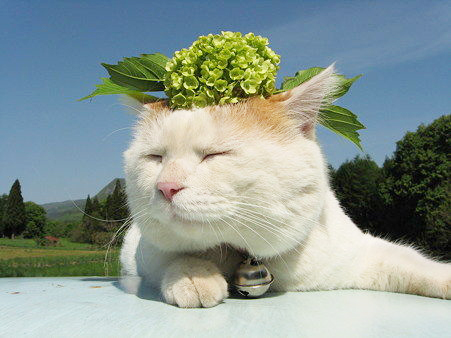
#> input picture KeyPointDetection/datas/cat01.jpg, 451 x 338 px, found by its file name
$ python SIFT_demo.py
#> lines starting #> are read from the running program, lines starting #| are printed output that depends on the picture
import cv2
import matplotlib.pyplot as plt

def show_image(img, title="Image", cmap_type='gray'):
    plt.imshow(img, cmap=cmap_type)
    plt.title(title)
    plt.axis("off")
    plt.show()

# 读取图像
image_path = r"D:\MyProjects\PointCloudRegistration\KeyPointDetection\datas\cat01.jpg"  # 替换为你的图像路径
image = cv2.imread(image_path)
#> image is the input picture: shape (338, 451, 3); mean B, G, R 147.1, 153, 138.8
gray_image = cv2.cvtColor(image, cv2.COLOR_BGR2GRAY)
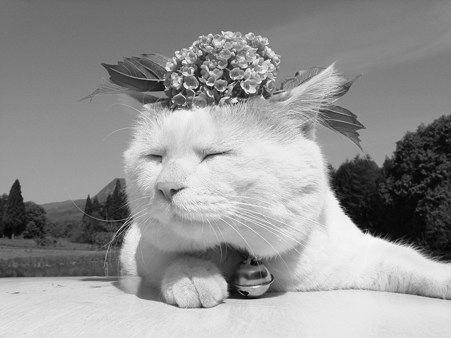
#> gray_image: shape (338, 451); min 0, max 254, mean 148.1

# 初始化SIFT检测器
sift = cv2.SIFT_create()

# 检测SIFT特征点
keypoints, descriptors = sift.detectAndCompute(gray_image, None)
#> keypoints = 562 keypoints; strongest (x, y, size): (244, 79, 1.8), (211, 85, 2.4), (235, 100, 3.3), (235, 292, 10.3)

# 绘制关键点
keypoint_image = cv2.drawKeypoints(gray_image, keypoints, None, flags=cv2.DRAW_MATCHES_FLAGS_DRAW_RICH_KEYPOINTS)
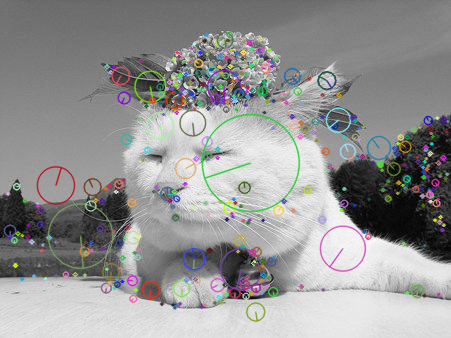
#> keypoint_image: shape (338, 451, 3); mean of channels 0, 1, 2 147.7, 148.1, 148.1; drawn as B, G, R

# 显示图像
show_image(keypoint_image, "SIFT Keypoints")

print(f"Total keypoints detected: {len(keypoints)}")
#| Total keypoints detected: 562
